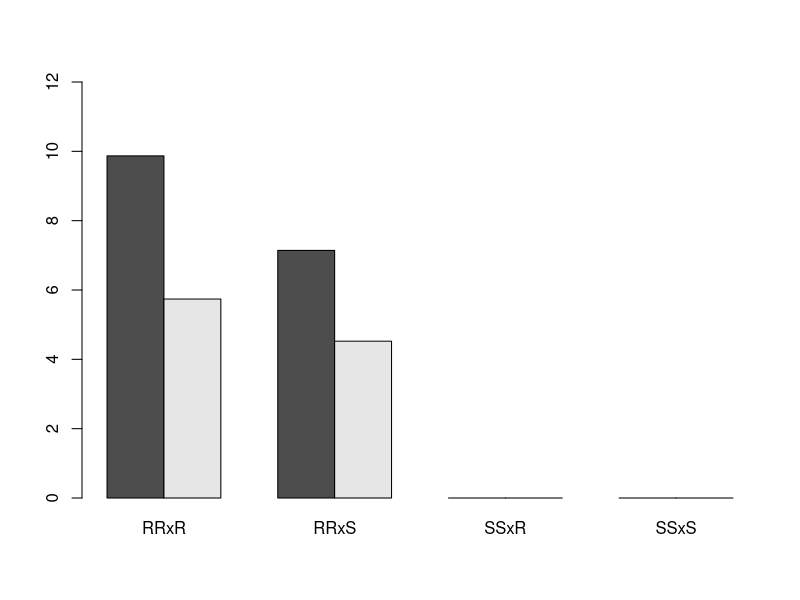
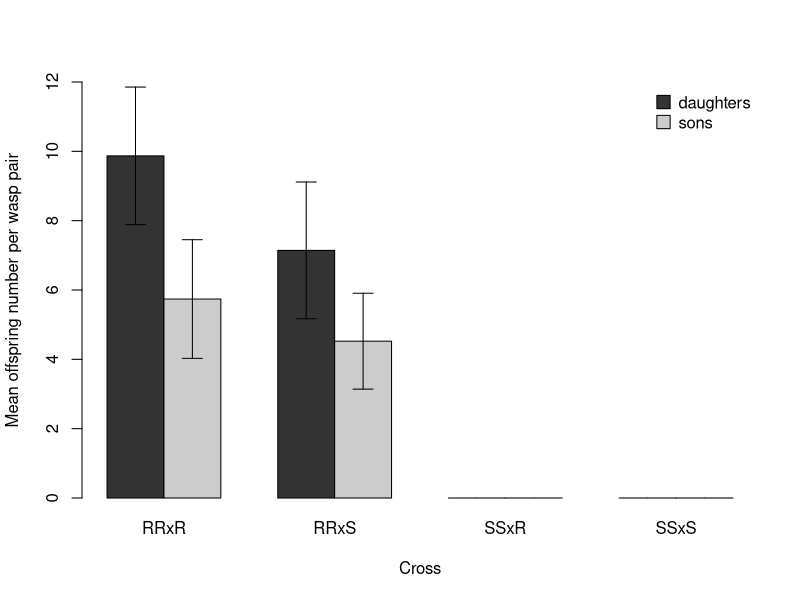
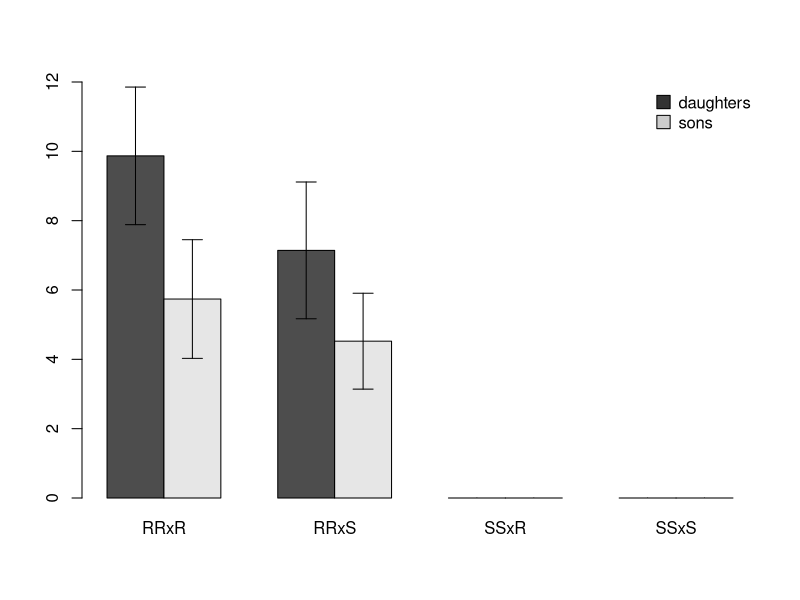

Generate these figures, in order, with R:
#################################################################################################################################
#
# Analysis of the dominance relationships experiment.
#
#################################################################################################################################

# 0. Set Lfab_QTL as working directory if necessary #############################################################################
# setwd("./Lfab_QTL")

# 1. Open the dominance_first_gen dataset #######################################################################################
gen1 <- read.table("./data/dominance/dominance_first_gen.txt", header=TRUE)

# 2. Subset the data frame... ###################################################################################################
#    ...to only contain the variables "treatment", "n_daughters", "n_sons" and "n_nymphs" and the observations where
#    actually wasps were added ("treatment" != "NONE")
gen1 <- gen1[gen1[,"treatment"]!="NONE", c("treatment", "n_daughters", "n_sons", "n_nymphs")]

# 3. Plot and output descriptive statistics #####################################################################################

#    Obtain and plot means
means <- aggregate(gen1[,-c(1,4)], list(gen1$treatment), mean) # get a table of mean offspring numbers
rownames(means) <- means$Group.1 # include the first variable (treatment) as row names
means <- means[,-1] # exclude the first variable (which is now equivalent to row names)
barplot(t(means)[c("n_daughters", "n_sons"),], ylim=c(0,12), beside=T) # barplot mean offspring numbers

#    Obtain and plot standard errors
sems <- aggregate(gen1[,-c(1,4)], list(gen1$treatment), function(x) {sd(x)/sqrt(length(x))})
rownames(sems) <- sems$Group.1
sems <- sems[,-1]
foo <- barplot(t(means)[c("n_daughters", "n_sons"),], ylim=c(0,12), beside=T, ylab="Mean offspring number per wasp pair", xlab="Cross", col=c("gray20","gray80"))
legend("topright",legend=c("daughters","sons"), pch=22, pt.bg=c("gray20","gray80"), pt.cex=2, bty="n")
arrows(x0=foo,y0=t(means)+t(sems),y1=t(means)-t(sems),angle=90,code=3,length=0.1)

#    Output mean offspring barplot as PDF but first make sure the ./results/ folder is actually there
if(!("./results" %in% list.dirs("."))){
  dir.create("./results")
}
if(!("./results/dominance" %in% list.dirs("."))){
  dir.create("./results/dominance")
}
pdf("./results/dominance/dominance_offspringbarplot.pdf")
barplot(t(means)[c("n_daughters", "n_sons"),], ylim=c(0,12), beside=T) # barplot mean offspring numbers
legend("topright",legend=c("daughters","sons"), pch=22, pt.bg=c("gray20","gray80"), pt.cex=2, bty="n")
arrows(x0=foo,y0=t(means)+t(sems),y1=t(means)-t(sems),angle=90,code=3,length=0.1)
dev.off()

#    Obtain median offspring numbers
medians <- aggregate(gen1[,-c(1,4)], list(gen1$treatment), median) # get a table of median offspring numbers
rownames(medians) <- medians$Group.1 # include the first variable (treatment) as row names
medians <- medians[,-1] # exclude the first variable (which is now equivalent to row names)

#    Obtain sample size
lengths <- aggregate(gen1[,-c(1,4)], list(gen1$treatment), length) # get a table of length offspring numbers
lengths <- lengths[,-3] # exclude the last variable (n_sons is equal to n_daughters)
colnames(lengths) <- c("cross", "N_crosses")

#    Obtain numbers of colonies with female / male offspring
offspring_in_N <- aggregate(gen1[,-c(1,4)], list(gen1$treatment), FUN=function(x){sum(x>0)}) # get a table of median offspring numbers
rownames(offspring_in_N) <- offspring_in_N$Group.1 # include the first variable (treatment) as row names
offspring_in_N <- offspring_in_N[,-1] # exclude the first variable (which is now equivalent to row names)

#    Combine the descriptive statistics to a single summary
firstgen_summary <- cbind(lengths,
                          offspring_in_N$n_daughters, means$n_daughters, sems$n_daughters, medians$n_daughters,
                          offspring_in_N$n_sons, means$n_sons, sems$n_sons, medians$n_sons)
colnames(firstgen_summary) <- c("cross", "n_crosses", "n_with_female_offspring", "mean_female_offspring", "sem_female_offspring", "median_female_offspring",
                                "n_with_male_offspring", "mean_male_offspring", "sem_male_offspring", "median_male_offspring")

#    Output the summary dataset
write.table(firstgen_summary, file="./results/dominance/dominance_firstgen_summary.txt", quote=FALSE, row.names=FALSE, sep="\t")

# 4. Compare offspring numbers between crosses ##################################################################################

#    Compare female offspring numbers among all crosses
female.wilcox.pval <- data.frame(RRxR=c(NA,NA,NA,NA), RRxS=c(NA,NA,NA,NA), SSxR=c(NA,NA,NA,NA), SSxS=c(NA,NA,NA,NA))
rownames(female.wilcox.pval) <- c("RRxR", "RRxS", "SSxR", "SSxS")
for(i in rownames(female.wilcox.pval)){ # compare all rows
  for(j in colnames(female.wilcox.pval)){ # with all columns
    # Save the P-values in the data frame female.wilcox.pval (comparing two groups of 0's returns NaN)
    female.wilcox.pval[i,j] <- wilcox.test(gen1[gen1[,"treatment"]==i,"n_daughters"], gen1[gen1[,"treatment"]==j,"n_daughters"])$p.value
  }
}

#    Output p-values
write.table(female.wilcox.pval, file="./results/dominance/dominance_firstgen_wilcoxtests.txt", quote=FALSE, sep="\t")

#    Repeat for the test statistic
female.wilcox.wval <- data.frame(RRxR=c(NA,NA,NA,NA), RRxS=c(NA,NA,NA,NA), SSxR=c(NA,NA,NA,NA), SSxS=c(NA,NA,NA,NA))
rownames(female.wilcox.wval) <- c("RRxR", "RRxS", "SSxR", "SSxS")
for(i in rownames(female.wilcox.wval)){ # compare all rows
  for(j in colnames(female.wilcox.wval)){ # with all columns
    # Save the P-values in the data frame female.wilcox.wval (comparing two groups of 0's returns NaN)
    female.wilcox.wval[i,j] <- wilcox.test(gen1[gen1[,"treatment"]==i,"n_daughters"], gen1[gen1[,"treatment"]==j,"n_daughters"])$statistic
  }
}

#    Output W-values
write.table(female.wilcox.wval, file="./results/dominance/dominance_firstgen_wilcoxtests_W.txt", quote=FALSE, sep="\t")


# 5. Compare sex ratio between crosses with offspring ###########################################################################
#    Subset the data frame to contain only data from colonies with offspring
sex_ratio_data <- gen1[gen1[,"n_daughters"]+gen1[,"n_sons"]>0,]

#    Construct a response variable for a binomial model (two columns added together to a matrix)
y_mtrx <- as.matrix(sex_ratio_data[,c("n_daughters", "n_sons")])

#    Do a binomial regression with treatment as only explanatory variable
sglm1 <- glm(y_mtrx ~ sex_ratio_data$treatment, family="binomial")
summary(sglm1) # treatment effect on sex ratio is nonsignificant but the model is overdispersed

#    Repeat for quasibinomial
sglm2 <- glm(y_mtrx ~ sex_ratio_data$treatment, family="quasibinomial")
summary(sglm2) # still not significant

#    Output summary of the quasibinomial model to analyse sex ratio
sink("./results/dominance/dominance_firstgen_sexglm.txt")
summary(sglm2)
sink()
